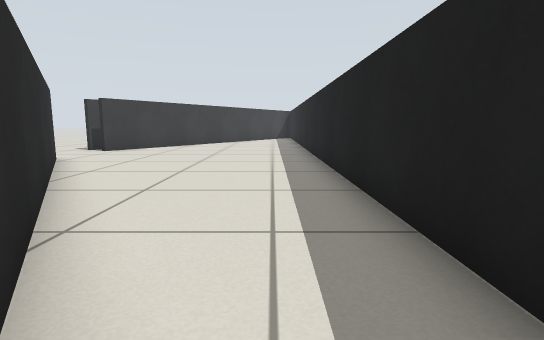
[1] (above)

16 first-person views from a walk through a Gazebo world. The camera is 0.51 m above the floor, tilts 8° down and sees 80° across. The floor is counted in squares, 0.5 m on a side. Each view is taken from the middle of a square. On the plan, view 1 faces up. The plan holds only what a view shows up to about 12 squares ahead; the rest is blank.

[2]
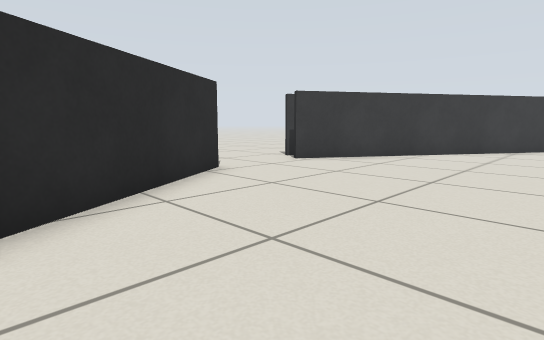

[3]
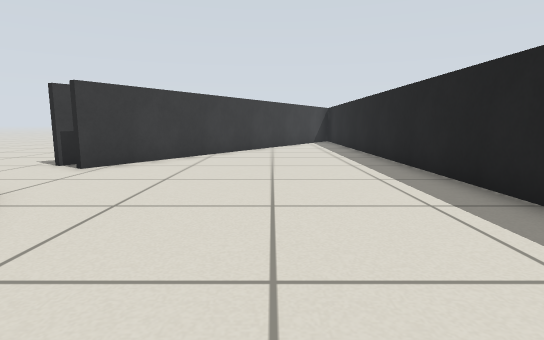

[4]
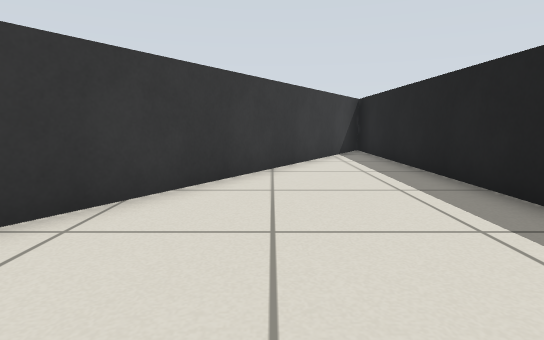

[5]
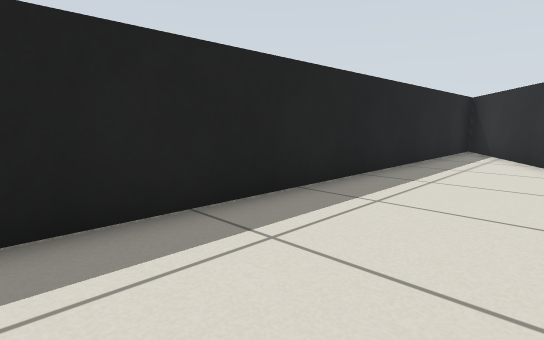

[6]
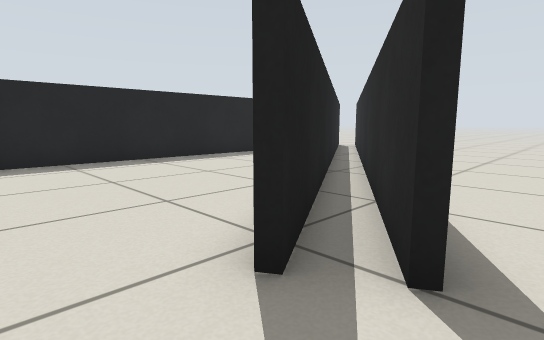

[7]
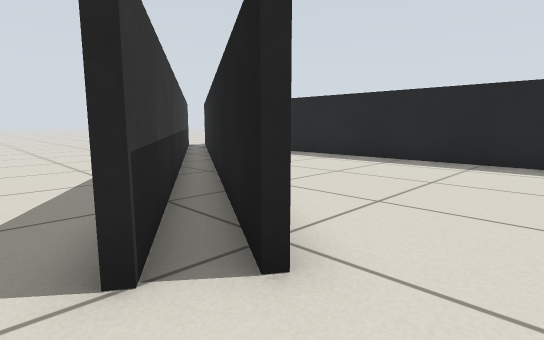

[8]
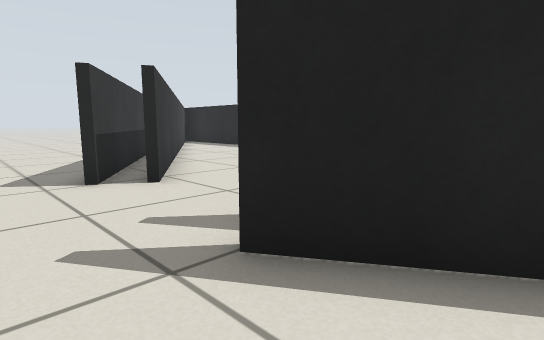

[9]
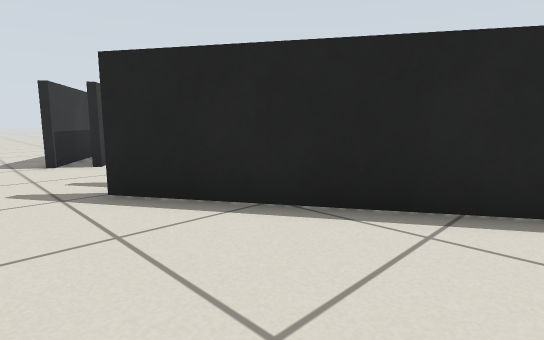

[10]
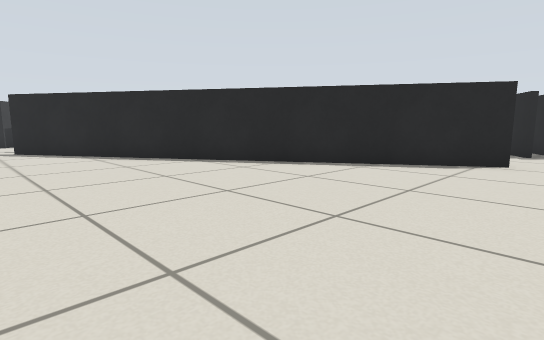

[11]
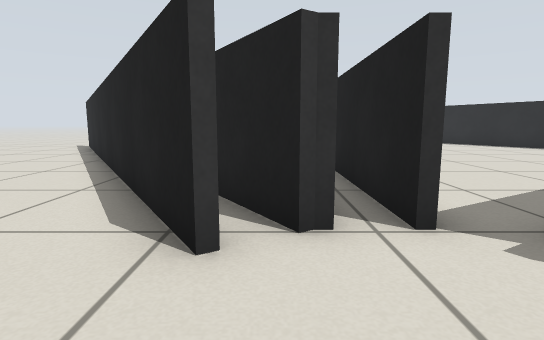

[12]
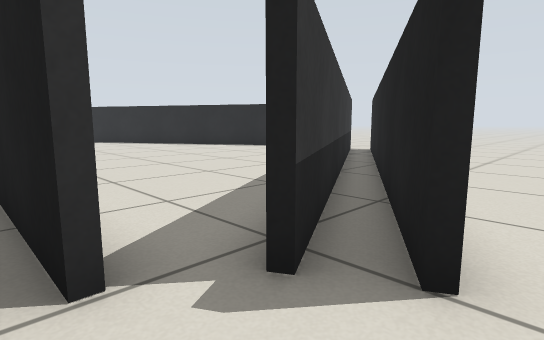

[13]
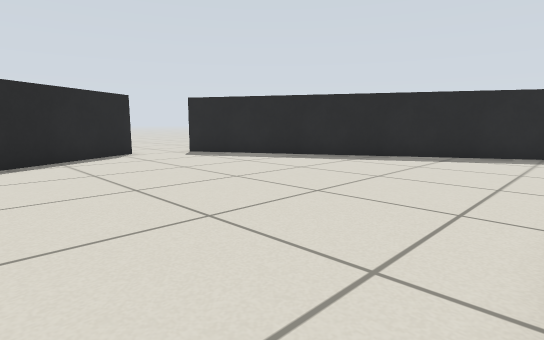

[14]
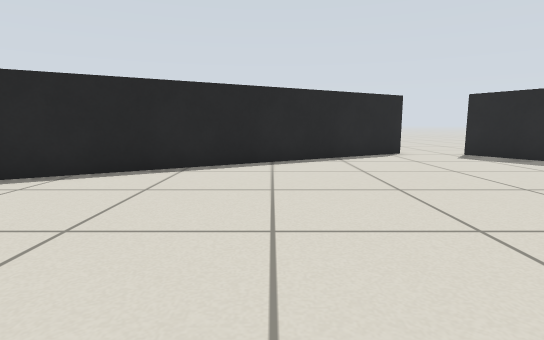

[15]
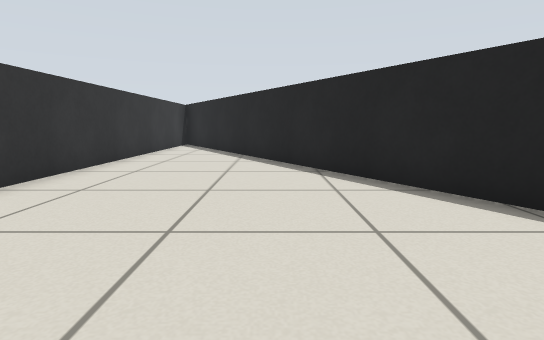

[16]
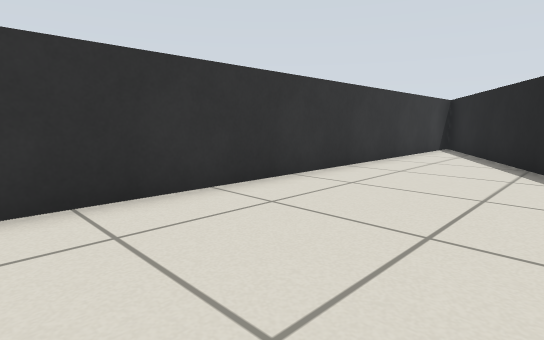

### Floor plan
Points are (right, up) in squares from view 1. A wall is a line through its corners. A room is listed if a view was taken in it or the views show most of it. See-through windows are left out.
Room 1 (views 1, 2, 3, 4, 5, 6, 7, 8)
walls: (-6.4, 9.7) (1.4, -2.9) (1.4, 24.2); (-7.3, 9.1) (-1.7, 0.1); (-6.8, 8) (-7.5, 9); (-1.7, 21.8) (-7.3, 12.9); (1, 24.2) (-6.5, 12.3)
ways out: opening at (-8.5, 7.5) to room 2; opening at (-8.5, 12.5)
Room 2 (views 9, 10, 11, 12)
walls: (-1.1, 0.7) (-6.6, 9.5); (0.4, -3.6) (-6.8, 8); (1.3, -3.1) (0.2, -1.4)
ways out: opening at (-8.5, 7.5) to room 1; opening at (3, -3) to room 3; opening at (5, -5.5)
Room 3 (views 13, 14, 15, 16)
walls: (14.5, 4.4) (3.3, 23.5); (3.5, -3.5) (14, 2.5); (3.9, -4.4) (13.2, 0.9); (2.6, 22.9) (2.6, 10.2)
ways out: opening at (3, -3) to room 2; opening at (14, 3.5)

Where each view was taken, in squares from view 1:
view 1: 0 up, 0 right, facing up
view 2: 5 up, 0 right, facing up-left
view 3: 5 up, 2 left, facing up
view 4: 12 up, 2 left, facing up
view 5: 11 up, 2 left, facing down-right
view 6: 11 up, 8 left, facing down-right
view 7: 11 up, 8 left, facing up-right
view 8: 7 up, 9 left, facing up-right
view 9: 4 up, 9 left, facing up-right
view 10: 5 down, 9 left, facing up-right
view 11: 6 down, 1 right, facing up
view 12: 5 down, 2 right, facing up-right
view 13: 9 up, 3 right, facing down-right
view 14: 9 up, 3 right, facing right
view 15: 8 up, 7 right, facing up
view 16: 10 up, 7 right, facing up-left
